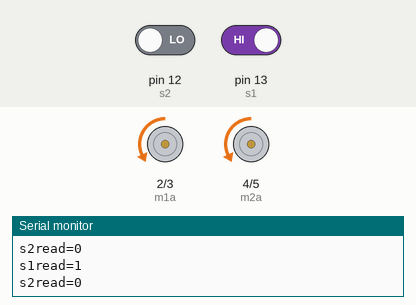
Simulated run of this sketch. Board: Arduino Uno, built with avr-gcc and run on an emulated ATmega328P. On the bench: motor-driver pin pairs drawn as motors (green arrow = first pin HIGH = forward, orange = second pin HIGH = backward, longer = more drive, scaled by the enable pin), the last lines printed to the serial monitor. Inputs (shaded band) come from the test bench; at power-on: pin 13 (s1) HIGH, pin 12 (s2) LOW.

Above: at 5.8 s.
5.9 s: pin 13 (s1) driven LOW
At 7.7 s:
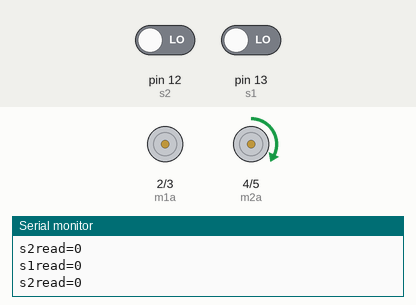
At 8.8 s:
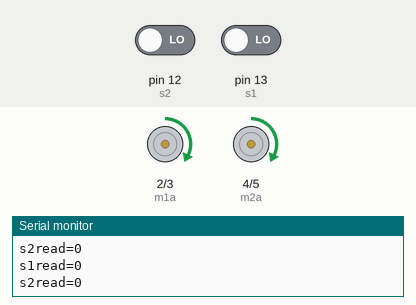
9.5 s: pin 13 (s1) driven HIGH
At 12.2 s:
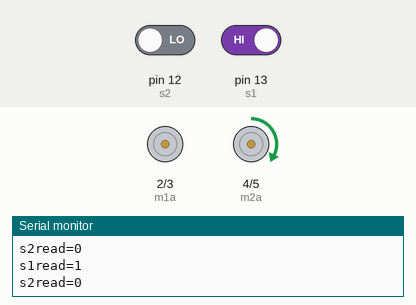
Timing chart, 0 to 22.3 s (numbered marks = the images above; inputs shaded):
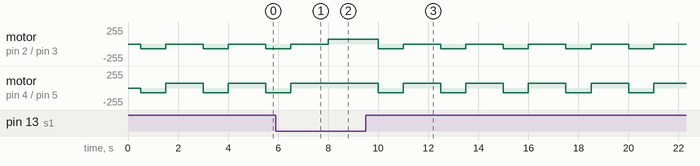

Measured:
- after the input at 5.9 s, motor on pin 4 (m2a) / pin 5 (m2b): goes on until 6.5 s, then stays forward 70/255
- after the input at 9.5 s, motor on pin 2 (m1a) / pin 3 (m1b): alternates backward 70/255 for 1.0 s and stopped for 1.5 s, starting after 0.50 s; motor on pin 4 (m2a) / pin 5 (m2b): alternates forward 70/255 for 1.5 s and backward 70/255 for 1.0 s, starting after 0.50 s
- by itself, motor on pin 2 (m1a) / pin 3 (m1b): alternates backward 70/255 for 1.0 s and stopped for 1.5 s
- by itself, motor on pin 4 (m2a) / pin 5 (m2b): alternates forward 70/255 for 1.5 s and backward 70/255 for 1.0 s

The sketch:

edge_avoidance-1.ino
```cpp
int m1a = 2;
int m1b = 3;
int m2a = 4;
int m2b = 5;
int en1 = 6;
int en2 = 11;
int s1 = 13;
int s2=12;
int s1read;
int s2read;


void setup() {
  // put your setup code here, to run once:
pinMode(m1a, OUTPUT);
pinMode(m1b, OUTPUT);
pinMode(m2a, OUTPUT);
pinMode(m2b, OUTPUT);
pinMode(en1, OUTPUT);
pinMode(en2, OUTPUT);
pinMode(s2, INPUT);
Serial.begin(9600);
pinMode(s1, INPUT);
}
void lturn(){
  digitalWrite(m1a, LOW);
  digitalWrite(m1b, LOW);
  digitalWrite(m2a, HIGH);
  digitalWrite(m2b, LOW);
}

void loop() {
// put your main code here, to run repeatedly
  analogWrite(en1,70);
  analogWrite(en2,70);
  s1read = digitalRead(s1);
  s2read = digitalRead(s2);
  Serial.print("s1read=");
 Serial.println(s1read);
Serial.print("s2read=");
Serial.println(s2read);
 delay(500);
 if(s1read == 0 )

 {
  digitalWrite(m1a, LOW);
  digitalWrite(m1b, LOW);
  digitalWrite(m2a, LOW);
  digitalWrite(m2b, LOW);


  digitalWrite(m1a, HIGH);
  digitalWrite(m1b, LOW);
  digitalWrite(m2a, HIGH);
  digitalWrite(m2b, LOW);
 }
  if(s1read == 1 ){
 digitalWrite(m1a, LOW);
 digitalWrite(m1b,HIGH );
 digitalWrite(m2a, LOW);
 digitalWrite(m2b, HIGH);
 delay(1000);
 lturn();
 delay(1000);
 }

}
```
